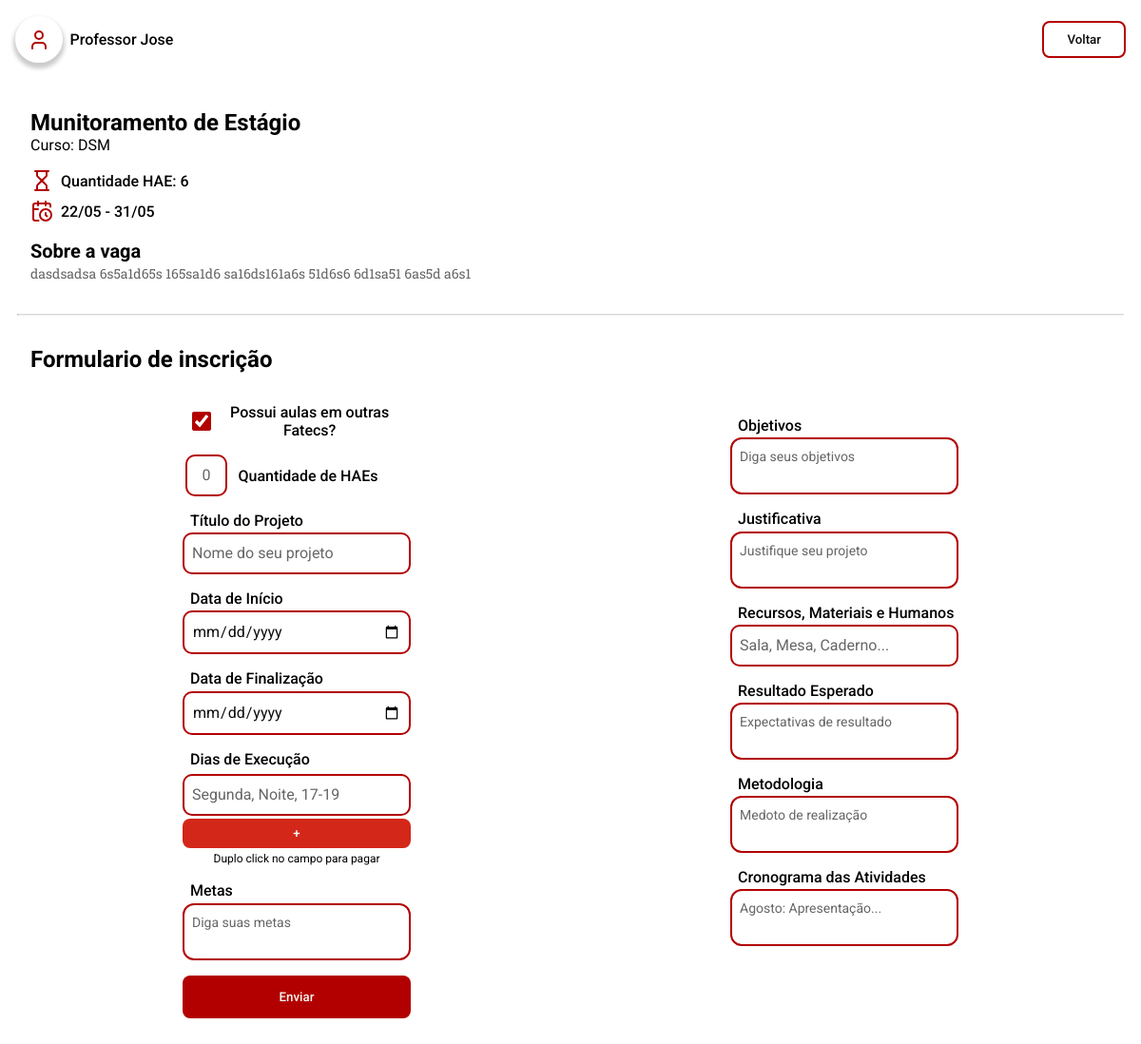
/pages/hae_formulario.php?id=1 (signed in), run on the app's committed database.
### tables this page shows
CREATE TABLE `tb_hae` (
  `id_hae` int NOT NULL,
  `titulo` varchar(60) NOT NULL,
  `tip_hae` varchar(30) NOT NULL,
  `quant_hae` int NOT NULL,
  `descricao` varchar(500) NOT NULL,
  `data_inicio` date NOT NULL,
  `data_final` date NOT NULL
);

### server/model/HAE.php (called while the page is built, shortened)
<?php
include_once __DIR__ . "/Database.php";
class HAE
{
    public Database $db;
    public function __construct($id_hae = null, $titulo = '', $descricao = '', $data_inicio = '', $data_final = '', $quant_hae = 0, $tip_hae = '')
    {
        $this->db = new Database();
        $this->db->connect_to();
        if ($id_hae !== null) {
            $this->titulo = $titulo;
            $this->descricao = $descricao;
            $this->data_inicio = $data_inicio;
            $this->data_final = $data_final;
            $this->quant_hae = $quant_hae;
            $this->tip_hae = $tip_hae;
        }
    }
    public function getHAEById(int $id_hae): ?HAE
    {
        $query = "SELECT * FROM tb_hae WHERE id_hae = :id_hae";
        $stmt = $this->db->get_PDO()->prepare($query);
        $stmt->bindParam(':id_hae', $id_hae);
        $stmt->execute();
        $result = $stmt->fetch(PDO::FETCH_ASSOC);
        if ($result) {
            return new self(
                $result['id_hae'],
                $result['titulo'],
                $result['descricao'],
                $result['data_inicio'],
                $result['data_final'],
                $result['quant_hae'],
                $result['tip_hae']
            );
        }
        return null;
    }
}

### server/model/Database.php (called while the page is built, shortened)
<?php
class Database
{
    private string $host = 'localhost';
    private string $db   = 'pi_fatec';
    private string $user = 'root';
    private string $pass = 'root';
    private string $charset = 'utf8mb4';
    private PDO | null $pdo = null;
    public function connect_to()
    {
        $dsn = "mysql:host={$this->host};dbname={$this->db};charset={$this->charset}";
        try {
            $this->pdo = new PDO($dsn, $this->user, $this->pass);
            $this->pdo->setAttribute(PDO::ATTR_ERRMODE, PDO::ERRMODE_EXCEPTION);
        } catch (PDOException $e) {
            echo "❌ Connection failed: " . $e->getMessage();
        }
    }
    public function is_connected()
    {
        return isset($this->pdo);
    }
    public function get_PDO(): PDO | null
    {
        return $this->is_connected() ? $this->pdo : null;
    }
}

### server/model/Docente.php (called while the page is built, shortened)
<?php
include_once __DIR__ . "/Database.php";
class Docente
{
    public function __construct($id_docente = null, $nome = '', $RG = '', $email = '', $matricula = 0, $turno = '', $senha = '', $cargo = '', $outras_fatecs = false, $curso = '')
    {
        $this->db = new Database();
    }
    public static function fromArray(array $data): Docente
    {
        $docente = new self();
        foreach ($data as $key => $value) {
            if (property_exists($docente, $key)) {
                $docente->$key = $value;
            }
        }
        return $docente;
    }
}

### pages/hae_formulario.php (the view, shortened to what this page needs)
<?php
require_once __DIR__ . "/../server/model/HAE.php";
require_once __DIR__ . "/../server/model/Docente.php";
require_once __DIR__ . "/../server/model/Inscricao.php";
$docente = new Docente();
$docente = $docente->fromArray($_SESSION["user"]);
if (isset($_GET['id'])) {
  $id = $_GET['id'];
  $id = intval($id);
  $hae = new HAE();
  $hae = $hae->getHAEById($id);
}
?>
<!DOCTYPE html>
<html lang="pt-br">
<head>
  <link rel="stylesheet" href="../styles/components.css" />
  <link rel="stylesheet" href="../styles/formulario.css" />
  <link rel="stylesheet" href="../styles/global.css" />
</head>
<body>
  <header-fatec data-button-title="Voltar" data-button-href="./haes.php"></header-fatec>
  <section id="hae-section">
    <div id="hae-container">
      <div>
        <h1><?php echo $hae->titulo; ?></h1>
        <p>Curso: <?php echo $hae->tip_hae; ?></p>
      </div>
      <div class="hae-container-header">
        <span class="hae-container-header-info">
          <img src="../public/icons/hourglass.svg" alt="" />
          <p>Quantidade HAE: <?php echo $hae->quant_hae; ?></p>
        </span>
        <span class="hae-container-header-info">
          <img src="../public/icons/calendar-clock.svg" alt="" />
          <p><?php echo date("d/m", strtotime($hae->data_inicio)); ?> - <?php echo date("d/m", strtotime($hae->data_final)); ?></p>
        </span>
      </div>
    </div>
    <div id="about-container">
      <h3>Sobre a vaga</h3>
      <p><?php echo $hae->descricao; ?></p>
    </div>
  </section>
  <hr />
  <section id="form-section">
    <h2 class="form-title">Formulario de inscrição</h2>
    <form onsubmit="handleSubmit(event)" id="form-subscription" method="post">
      <div class="form-container">
        <span class="checkfield">
          <input type="checkbox" id="outras-fatecs" name="outras-fatecs" <?php echo $docente->outras_fatecs == true ? htmlspecialchars("checked") : "" ?> />
          <label for="outras-fatecs">Possui aulas em outras Fatecs?</label>
        </span>
        <span class="form-field-line">
          <input
            class="input-primary"
            type="number"
            id="quantidade-haes"
            name="quantidade-haes"
            max=<?php echo htmlspecialchars($hae->quant_hae) ?>
            placeholder="0" />
          <label for="quantidade-haes">Quantidade de HAEs</label>
        </span>
        <span class="form-field-column">
          <label for="titulo-projeto">Título do Projeto</label>
          <input
            class="input-primary"
            type="text"
            id="titulo-projeto"
            name="titulo-projeto"
            placeholder="Nome do seu projeto" />
        </span>
        <span class="form-field-column">
          <label for="data-inicio">Data de Início</label>
          <input
            class="input-primary"
            type="date"
            id="data-inicio"
            name="data-inicio"
            placeholder="Data Início" />
        </span>
        <span class="form-field-column"><label for="data-finalizacao">Data de Finalização</label>
          <input
            class="input-primary"
            type="date"
            id="data-finalizacao"
            name="data-finalizacao"
            placeholder="Data Final" /></span>
        <span class="form-field-column"><label>Dias de Execução</label>
          <div id="container-inputs" class="form-field-column">
            <input
              class="input-primary"
              type="text"
              id="dia-execucao1"
              name="dia-execucao1"
              autocomplete="off"
              placeholder="Segunda, Noite, 17-19"
              ondblclick="removeInput(this)"
              onblur="verifyExecDay(this)" />
          </div>
          <button
            class="button-primary"
            style="
                --button-color: var(--fatec-red-400);
                --button-color-hover: var(--fatec-red-500);
                padding: 0.5rem 1.5rem;
              "
            type="button"
            id="addInputButton"
            onclick="addInput()">
            +
          </button>
          <p class="warn">Duplo click no campo para pagar</p>
        </span>
        <span class="form-field-column">
          <label for="metas">Metas</label>
          <textarea
            oninput="autoSize(this)"
            class="textarea-primary"
            type="text"
            id="metas"
            name="metas"
            placeholder="Diga suas metas"></textarea>
        </span>
      </div>
      <div class="form-container">
        <span class="form-field-column"><label for="objetivos">Objetivos</label>
          <textarea
            oninput="autoSize(this)"
            class="textarea-primary"
            type="text"
            id="objetivos"
            name="objetivos"
            placeholder="Diga seus objetivos"></textarea>
        </span>
        <span class="form-field-column"><label for="justificativa">Justificativa</label>
          <textarea
            oninput="autoSize(this)"
            class="textarea-primary"
            type="text"
            id="justificativa"
            name="justificativa"
            placeholder="Justifique seu projeto"></textarea>
        </span>
        <span class="form-field-column">
          <label for="recursos">Recursos, Materiais e Humanos</label>
          <input
            class="input-primary"
            type="text"
            id="recursos"
            name="recursos"
            placeholder="Sala, Mesa, Caderno..." />
        </span>
        <span class="form-field-column">
          <label for="resultado-esperado">Resultado Esperado</label>
          <textarea
            oninput="autoSize(this)"
            class="textarea-primary"
            type="text"
            id="resultado-esperado"
            name="resultado-esperado"
            placeholder="Expectativas de resultado"></textarea>
        </span>
        <span class="form-field-column">
          <label for="metodologia">Metodologia</label>
          <textarea
            oninput="autoSize(this)"
            class="textarea-primary"
            type="text"
            id="metodologia"
            name="metodologia"
            placeholder="Medoto de realização"></textarea>
        </span>
        <span class="form-field-column">
          <label for="cronograma">Cronograma das Atividades</label>
          <textarea
            oninput="autoSize(this)"
            class="textarea-primary"
            id="cronograma"
            name="cronograma"
            placeholder="Agosto: Apresentação..."></textarea>
        </span>
      </div>
      <button
        type="submit"
        id="submitButton"
        class="button-primary"
        style="
            --button-color: var(--fatec-red-500);
            --button-color-hover: var(--fatec-red-400);
          ">
        Enviar
      </button>
    </form>
  </section>
</body>
</html>

### styles/components.css (style rules this page uses)
.button-primary { background: var(--button-color); color: var(--fatec-white-500); padding: 0.95rem 1.5rem; border: 0; border-radius: 8px; font-family: "Roboto", sans-serif; font-weight: 500; cursor: pointer; transition: background ease 400ms; }
.input-primary { background: none; border-radius: 10px; border: solid var(--fatec-red-500) 0.153rem; padding: 0.5rem; color: var(--fatec-dark-500); font-family: "Roboto", sans-serif; font-size: var(--text-base-font-size); line-height: var(--text-base-line-height); }
.input-primary::placeholder { color: var(--fatec-gray-500); font-family: "Roboto", sans-serif; }
.textarea-primary { background: transparent; padding: 0.5rem; border: 2px solid var(--fatec-red-500); border-radius: 12px; font-size: 1rem; line-height: var(--text-base-line-height); height: auto; resize: none; outline: none; overflow: hidden; color: var(--fatec-dark-500); font-family: "Roboto", sans-serif; line-height: var(--text-sm-line-height); font-size: var(--text-sm-font-size); }
.textarea-primary::placeholder { color: var(--fatec-gray-500); font-family: "Roboto", sans-serif; }

### styles/formulario.css (style rules this page uses)
#hae-section, #form-section { display: flex; flex-direction: column; padding: 2rem; }
#hae-container { display: flex; flex-direction: column; gap: 1rem; font-family: "Roboto", sans-serif; }
.hae-container-header { display: flex; flex-direction: column; gap: 0.5rem; }
.hae-container-header-info { display: flex; align-items: center; gap: 0.5rem; font-weight: 500; }
#about-container { margin-top: 1rem; }
#about-container h3 { font-size: var(--text-xl-font-size); line-height: var(--text-xl-line-height); font-family: "Roboto", sans-serif; }
#about-container p, #about-container li { font-family: "Roboto Slab"; font-size: var(--text-sm-font-size); line-height: var(--text-sm-line-height); color: var(--fatec-gray-500); }
hr { width: 97%; border-top: 1px solid #dadada; border-radius: 5px; margin: 0 auto; }
.form-title { font-family: "Roboto", sans-serif; font-size: var(--text-2xl-font-size); line-height: var(--text-xl-line-height); margin-bottom: 2rem; }
form { display: flex; flex-direction: column; align-items: center; gap: 1rem; }
.form-container { display: flex; flex-direction: column; align-items: center; gap: 1rem; }
@media (min-width: 770px) { form { display: grid; grid-template-columns: repeat(2, 1fr); justify-items: center; } }
@media (min-width: 770px) { form input[type="text"], input[type="date"], textarea { width: 20rem; } }
@media (min-width: 770px) { form input[type="checkbox"] { width: 2rem; height: 2rem; } }
form input[type="text"], input[type="date"], textarea { width: 15rem; }
form input[type="number"] { width: 2.8rem; text-align: center; }
form input[type="checkbox"] { accent-color: var(--fatec-red-500); width: 1.2rem; height: 1.2rem; }
.checkfield { display: flex; align-items: center; }
.checkfield label { width: 12rem; text-align: center; }
form label { font-family: "Roboto", sans-serif; font-weight: 500; margin-left: 0.5rem; }
.form-field-column { display: flex; flex-direction: column; gap: 0.2rem; }
.form-field-line { display: flex; align-items: center; gap: 0.2rem; }
.form-field-line input[type="number"] { margin-left: -2rem; }
.warn { font-size: var(--text-xs-font-size); line-height: var(--text-xs-line-height); text-align: center; font-family: "Roboto", sans-serif; width: 15rem; }
form .button-primary { width: 15rem; }

### styles/global.css (style rules this page uses)
:root { --fatec-red-400: #d32719; --fatec-red-500: #b20000; --fatec-red-700: #7e0000; --fatec-white-500: #f7f7f2; --fatec-dark-500: #0d0d0d; --fatec-gray-500: #666666; --fatec-gray-300: #dadada; --fatec-blue-500: #005c6d; --fatec-blue-700: #004854; --fatec-lightblue-500: #00c1cf; --fatec-lightblue-600: #00d8e8; --sm: 640px; --md: 768px; --lg: 1024px; --xl: 1280px; --2xl: 1536px; --text-xs-font-size: 0.75rem; --text-sm-font-size: 0.875rem; --text-base-font-size: 1rem; --text-lg-font-size: 1.125rem; --text-xl-font-size: 1.25rem; --text-2xl-font-size: 1.5rem; --text-xs-line-height: 1rem; --text-sm-line-height: 1.25rem; --text-base-line-height: 1.5rem; --text-lg-line-height: 1.75rem; --text-xl-line-height: 1.75rem; }
*::before, *::after { box-sizing: border-box; }
* { padding: 0; margin: 0; box-sizing: border-box; }
body { -webkit-font-smoothing: antialiased; -moz-osx-font-smoothing: grayscale; text-rendering: optimizeLegibility !important; }
input { outline: none; }

### data on the page
tb_hae: titulo "Munitoramento de Estágio", tip_hae "DSM", quant_hae "6", data_inicio "22/05", data_final "31/05", descricao "dasdsadsa 6s5a1d65s 165sa1d6 sa16ds161a6s 51d6s6 6d1sa51 6as5d a6s1"
